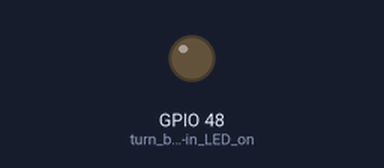
Simulated run of this sketch. Board: ESP32-S3. Shown: output pins drawn as LEDs (lit = HIGH). WiFi joins after 1.5 s; servers stay silent unless stated; random numbers use the default seed unless the sketch sets one; web services answer with replies made up by the test bench; not simulated (calls return 0 or success): private.h; what the sketch prints to the serial monitor is not drawn.

Above: at 0.1 s.
At 3.1 s:
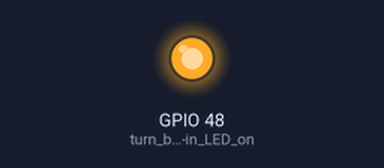
Timing chart, 0 to 4.6 s (numbered marks = the images above):
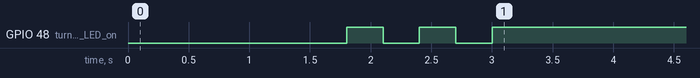

The sketch:

sketch.ino
```cpp
// sketch.ino for IFTTTThing

#include <Arduino.h>
#include <Wire.h>
#include <esp_log.h>
#include <WiFi.h>
#include <WiFiMulti.h>
#include <HTTPClient.h>
#include <WiFiClientSecure.h>

// create a file (or link) called private.h in your sketch/ directory (next to
// this file) and copy in your IFTTT link like this:
// #define _IFTTT_KEY "my long key string"
// see https://iot.unphone.net/#coding-hints-1 for details
#include "private.h"

// if we are using an ultrasonic sensor to control tweeting uncomment:
// #define USE_ULTRASONICS
#ifdef USE_ULTRASONICS
  #include "movingAvg.h"  // https://github.com/JChristensen/movingAvg
#endif


/////////////////////////////////////////////////////////////////////////////
// utilities

// delay/yield macros
#define WAIT_A_SEC   vTaskDelay(    1000/portTICK_PERIOD_MS); // 1 second
#define WAIT_SECS(n) vTaskDelay((n*1000)/portTICK_PERIOD_MS); // n seconds
#define WAIT_MS(n)   vTaskDelay(       n/portTICK_PERIOD_MS); // n millis

int firmwareVersion = 100; // used to check for updates
#define ECHECK ESP_ERROR_CHECK_WITHOUT_ABORT

// IDF logging
static const char *TAG = "main";


/////////////////////////////////////////////////////////////////////////////
// constants etc.

// Serial speed /////////////////////////////////////////////////////////////
#define SERIAL_SPEED 115200

// MAC address //////////////////////////////////////////////////////////////
char *getMAC(char *buf); // get the MAC address
extern char MAC_ADDRESS[13]; // MACs are 12 chars, plus the NULL terminator

// OTA support, WiFi ////////////////////////////////////////////////////////
const char *myName = "IFTTTThing";
WiFiMulti WiFiMulti; // manage multiple access points

// ultrasonic sensor ////////////////////////////////////////////////////////
const int LEVEL_TRIG_PIN=A0;    // probably needs updating...
const int LEVEL_ECHO_PIN=A2;    // ...for the ESP32S3
long getDistance();             // read the distance
uint32_t zeroesSinceLast = 0;
#ifdef USE_ULTRASONICS
movingAvg distanceAvg(10);      // average of the last 10 values
#endif

// blink internal LED ///////////////////////////////////////////////////////
void blinkFeatherLED(uint8_t times);

// tweet via IFTTT
void setClock();                // we need the time to check certif expiry
void doPOST(String, String);    // HTTPS POST
void iftttTweet(uint64_t, long, uint32_t, int); // IFTTT hookup


/////////////////////////////////////////////////////////////////////////////
// setup ////////////////////////////////////////////////////////////////////
void setup() {
  Wire.begin();

  Serial.begin(SERIAL_SPEED);           // init Serial
  Serial.printf("Serial initialised at %d\n", SERIAL_SPEED);
  int startTime = millis();

  getMAC(MAC_ADDRESS);                  // store the MAC
  Serial.printf("MAC address is %s\n", MAC_ADDRESS);

  esp_log_level_set("*", ESP_LOG_ERROR); // IDF logging

  // NOTE: doesn't work with hidden SSIDs; use WiFi.begin() instead for those
  /*
  // the WiFiMulti class tries multiple access points; define their SSIDs and
  // passkeys in private.h, e.g.
  //   #define _MULTI_SSID1 "my-hotspot"
  //   #define _MULTI_KEY1  "my-key"
  WiFi.mode(WIFI_STA);
  WiFiMulti.addAP(_MULTI_SSID1, _MULTI_KEY1);
  WiFiMulti.addAP(_MULTI_SSID2, _MULTI_KEY2);
  WiFiMulti.addAP(_MULTI_SSID3, _MULTI_KEY3);
  Serial.print("waiting for WiFi to connect...");
  while ((WiFiMulti.run() != WL_CONNECTED)) {
    Serial.print(".");
  }
  Serial.println(" connected");
  */
  // WiFi.begin(_UOS_OTHER_SSID, _UOS_OTHER_KEY);
  WiFi.begin(); // only works if the network details are already stored!
  while(WiFi.status() != WL_CONNECTED) {
    delay(500);
    Serial.print(".");
  }
  Serial.println("connected");

  pinMode(LED_BUILTIN, OUTPUT);          // turn built-in LED on

#ifdef USE_ULTRASONICS
  pinMode(LEVEL_TRIG_PIN, OUTPUT);       // set up the ultrasonic...
  pinMode(LEVEL_ECHO_PIN, INPUT);        // ...sensor pins

  distanceAvg.begin();                   // init the moving average
  setClock();                            // get NTP to set the time
#endif

  blinkFeatherLED(3);                    // signal we've finished config

  int now = millis();
  iftttTweet(now - startTime, 123, 456, 789);   // send a random tweet
}


/////////////////////////////////////////////////////////////////////////////
// looooooooooooooooooooop //////////////////////////////////////////////////
uint64_t loopIteration = 0;
void loop() {

#ifdef USE_ULTRASONICS
  int gesture = 50;                     // 50 = no, 150 = yes
  long distance = getDistance();        // current sensor reading

  if(distance == 0) {                   // ignore zero readings
    zeroesSinceLast++;
  } else {
    int avg = distanceAvg.reading(distance); // add reading to moving average

    if(avg - distance > 100) {          // big deviations = "gestures"
      gesture = 150;
      Serial.printf(                    // register a gesture
        "GESTURE! distance: %4ld zeroes: %4u rolling: %4d\n",
        distance, zeroesSinceLast, avg
      );

      iftttTweet(loopIteration, distance, zeroesSinceLast, avg); // tweet it
      delay(2000);                      // don't send too many tweets!
    }

    if(false) Serial.printf(            // set true to print data for plotter
      "distance: %4ld gesture: %4d zeroes: %4u rolling: %4d\n",
      distance, gesture, zeroesSinceLast, avg
    );
    zeroesSinceLast = 0;
  }
  delay(35);                            // prevent sensor bouncing
  loopIteration++;
#endif
}


/////////////////////////////////////////////////////////////////////////////
// talk to IFTTT ////////////////////////////////////////////////////////////
void iftttTweet(
  uint64_t loopIteration, long distance, uint32_t zeroesSinceLast, int avg
) {
  // create a string describing the gesture
  char buf[1024], body[1124];
  sprintf(
    buf,
    "loop#: %4llu distance: %4ld zeroes: %4u rolling: %4d",
    loopIteration, distance, zeroesSinceLast, avg
  );
  /* twitter duplicate results seem stricter now... */
  // sprintf(
  //   body, "{ \"value1\": \"%s\", \"value2\": \"\", \"value3\": \"\" }\n", buf
  // );
  sprintf(body, "{ \"value1\": \"%4llu\" }\n", loopIteration + esp_random());
  Serial.printf("posting %s\n", body);

  String url(
    "https://maker.ifttt.com/trigger/COM3505-IFTTT-2023/json/with/key/" _IFTTT_KEY
  );
  // curl equivalent:
  // curl -X POST -H "Content-Type: application/json" -d '{"value1":"234234"}' \
  //    https://maker.ifttt.com/trigger/COM3505-IFTTT-2023/json/with/key/...

  doPOST(url, String(body));
}

void doPOST(String url, String body) {
  // the SSL certificate for ifttt.com
  // this should be the last one in the chain reported by
  // openssl s_client -connect ifttt.com:443 -showcerts
  const char *iftttRootCertif =
    "-----BEGIN CERTIFICATE-----\n"
    "MIIEdTCCA12gAwIBAgIJAKcOSkw0grd/MA0GCSqGSIb3DQEBCwUAMGgxCzAJBgNV\n"
    "BAYTAlVTMSUwIwYDVQQKExxTdGFyZmllbGQgVGVjaG5vbG9naWVzLCBJbmMuMTIw\n"
    "MAYDVQQLEylTdGFyZmllbGQgQ2xhc3MgMiBDZXJ0aWZpY2F0aW9uIEF1dGhvcml0\n"
    "eTAeFw0wOTA5MDIwMDAwMDBaFw0zNDA2MjgxNzM5MTZaMIGYMQswCQYDVQQGEwJV\n"
    "UzEQMA4GA1UECBMHQXJpem9uYTETMBEGA1UEBxMKU2NvdHRzZGFsZTElMCMGA1UE\n"
    "ChMcU3RhcmZpZWxkIFRlY2hub2xvZ2llcywgSW5jLjE7MDkGA1UEAxMyU3RhcmZp\n"
    "ZWxkIFNlcnZpY2VzIFJvb3QgQ2VydGlmaWNhdGUgQXV0aG9yaXR5IC0gRzIwggEi\n"
    "MA0GCSqGSIb3DQEBAQUAA4IBDwAwggEKAoIBAQDVDDrEKvlO4vW+GZdfjohTsR8/\n"
    "y8+fIBNtKTrID30892t2OGPZNmCom15cAICyL1l/9of5JUOG52kbUpqQ4XHj2C0N\n"
    "Tm/2yEnZtvMaVq4rtnQU68/7JuMauh2WLmo7WJSJR1b/JaCTcFOD2oR0FMNnngRo\n"
    "Ot+OQFodSk7PQ5E751bWAHDLUu57fa4657wx+UX2wmDPE1kCK4DMNEffud6QZW0C\n"
    "zyyRpqbn3oUYSXxmTqM6bam17jQuug0DuDPfR+uxa40l2ZvOgdFFRjKWcIfeAg5J\n"
    "Q4W2bHO7ZOphQazJ1FTfhy/HIrImzJ9ZVGif/L4qL8RVHHVAYBeFAlU5i38FAgMB\n"
    "AAGjgfAwge0wDwYDVR0TAQH/BAUwAwEB/zAOBgNVHQ8BAf8EBAMCAYYwHQYDVR0O\n"
    "BBYEFJxfAN+qAdcwKziIorhtSpzyEZGDMB8GA1UdIwQYMBaAFL9ft9HO3R+G9FtV\n"
    "rNzXEMIOqYjnME8GCCsGAQUFBwEBBEMwQTAcBggrBgEFBQcwAYYQaHR0cDovL28u\n"
    "c3MyLnVzLzAhBggrBgEFBQcwAoYVaHR0cDovL3guc3MyLnVzL3guY2VyMCYGA1Ud\n"
    "HwQfMB0wG6AZoBeGFWh0dHA6Ly9zLnNzMi51cy9yLmNybDARBgNVHSAECjAIMAYG\n"
    "BFUdIAAwDQYJKoZIhvcNAQELBQADggEBACMd44pXyn3pF3lM8R5V/cxTbj5HD9/G\n"
    "VfKyBDbtgB9TxF00KGu+x1X8Z+rLP3+QsjPNG1gQggL4+C/1E2DUBc7xgQjB3ad1\n"
    "l08YuW3e95ORCLp+QCztweq7dp4zBncdDQh/U90bZKuCJ/Fp1U1ervShw3WnWEQt\n"
    "8jxwmKy6abaVd38PMV4s/KCHOkdp8Hlf9BRUpJVeEXgSYCfOn8J3/yNTd126/+pZ\n"
    "59vPr5KW7ySaNRB6nJHGDn2Z9j8Z3/VyVOEVqQdZe4O/Ui5GjLIAZHYcSNPYeehu\n"
    "VsyuLAOQ1xk4meTKCRlb/weWsKh/NEnfVqn3sF/tM+2MR7cwA130A4w=\n"
    "-----END CERTIFICATE-----\n";

  HTTPClient https;
  if(https.begin(url, iftttRootCertif)) { // HTTPS
    https.addHeader("User-Agent", "ESP32");
    https.addHeader("Content-Type", "application/json");

    Serial.printf("[HTTPS] POST %.90s\n", url.c_str());
    Serial.printf("    len = %.6d\n", strlen(body.c_str()));
    Serial.println("=================");
    Serial.print(body.c_str());
    Serial.println("=================");

    // start connection and send HTTP header
    int httpCode = https.POST((uint8_t *) body.c_str(), strlen(body.c_str()));

    // httpCode will be negative on error
    if(httpCode > 0) {
      // HTTP header has been send and response header has been handled
      Serial.printf("[HTTPS] POST... code: %d\n", httpCode);

      // file found at server
      if(
        httpCode == HTTP_CODE_OK ||
        httpCode == HTTP_CODE_MOVED_PERMANENTLY
      ) {
        String payload = https.getString();
        Serial.println(payload);
      }
    } else {
      Serial.printf(
        "[HTTPS] POST... failed, error: %s\n",
        https.errorToString(httpCode).c_str()
      );
    }

    https.end();
  } else {
    Serial.printf("[HTTPS] Unable to connect\n");
  }
} // doPOST()

// not sure if WiFiClientSecure checks the validity date of the certificate,
// but setting clock just to be sure...
void setClock() {
  configTime(0, 0, "pool.ntp.org", "time.nist.gov");

  Serial.print(F("waiting for NTP time sync: "));
  time_t nowSecs = time(nullptr);
  while (nowSecs < 8 * 3600 * 2) {
    delay(500);
    Serial.print(F("."));
    yield();
    nowSecs = time(nullptr);
  }

  Serial.println();
  struct tm timeinfo;
  gmtime_r(&nowSecs, &timeinfo);
  Serial.print(F("current time: "));
  Serial.print(asctime(&timeinfo));
}

/////////////////////////////////////////////////////////////////////////////
// read from ultrasonics ////////////////////////////////////////////////////
long getDistance() { // don't call again without e.g. 35 mS debounce delay
  long duration;
  int TIMEOUT = 15000;                          // how long to wait for pulse

  digitalWrite(LEVEL_TRIG_PIN, LOW);            // prepare for ping
  delayMicroseconds(2); // or 5?
  digitalWrite(LEVEL_TRIG_PIN, HIGH);           // start ping
  delayMicroseconds(10);                        // allow 10ms ping
  digitalWrite(LEVEL_TRIG_PIN, LOW);            // stop ping
  duration = pulseIn(LEVEL_ECHO_PIN, HIGH, TIMEOUT); // wait for response

  // distance = traveltime/2 (there and back)  x  speed of sound
  // (the speed of sound is: 343m/s = 0.0343 cm/uS = 1/29.1 cm/uS)
  return ( duration / 2 ) / 29.1; // cms
}

/////////////////////////////////////////////////////////////////////////////
// misc utils ///////////////////////////////////////////////////////////////

void blinkFeatherLED(uint8_t times) {
  for(int i=0; i<times; i++) {
    digitalWrite(LED_BUILTIN, LOW);
    delay(300);
    digitalWrite(LED_BUILTIN, HIGH);
    delay(300);
  }
}
char MAC_ADDRESS[13]; // MAC addresses are 12 chars, plus the NULL terminator
char *getMAC(char *buf) { // the MAC is 6 bytes, so needs careful conversion..
  uint64_t mac = ESP.getEfuseMac(); // ...to string (high 2, low 4):
  char rev[13];
  sprintf(rev, "%04X%08X", (uint16_t) (mac >> 32), (uint32_t) mac);

  // the byte order in the ESP has to be reversed relative to normal Arduino
  for(int i=0, j=11; i<=10; i+=2, j-=2) {
    buf[i] = rev[j - 1];
    buf[i + 1] = rev[j];
  }
  buf[12] = '\0';
  return buf;
}
```
